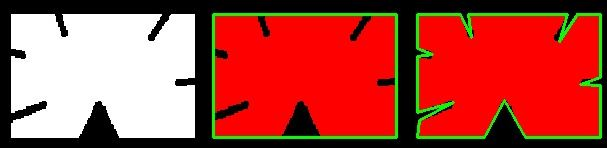
#> input picture datasets/approx.jpg, 607 x 148 px, given in place of the camera
$ python 25.cartoonize.py
#> lines starting #> are read from the running program, lines starting #| are printed output that depends on the picture; after the words box and inside, x2 and y2 are one past the last pixel; in counts of white or black regions, pixels touching at a corner belong together
import cv2

cap = cv2.VideoCapture(0,cv2.CAP_DSHOW)

while True:
	ret, originalmage = cap.read()
#> originalmage is the input picture: shape (148, 607, 3); mean B, G, R 62.8, 72.6, 173.3
	#converting an image to grayscale
	grayScaleImage = cv2.cvtColor(originalmage, cv2.COLOR_BGR2GRAY)
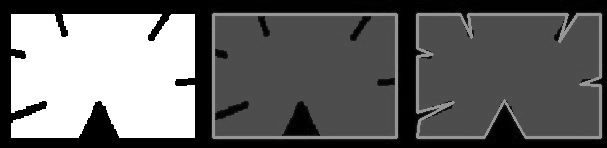
#> grayScaleImage: shape (148, 607); min 0, max 255, mean 101.6
	#applying median blur to smoothen an image
	smoothGrayScale = cv2.medianBlur(grayScaleImage, 5)
	getEdge = cv2.adaptiveThreshold(smoothGrayScale, 255,
	  cv2.ADAPTIVE_THRESH_MEAN_C,
	  cv2.THRESH_BINARY, 9, 9)
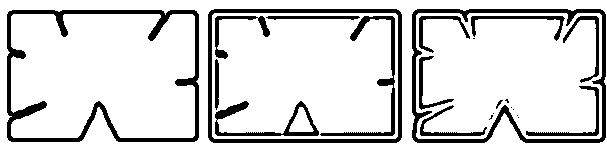
#> getEdge: shape (148, 607); 84.2% white; 23 black regions (8 under 20 px), largest, box (x1, y1, x2, y2) and area: (7, 10, 199, 142) 3590, (412, 9, 606, 143) 2894, (208, 9, 402, 143) 2523

	colorImage = cv2.bilateralFilter(originalmage, 9, 300, 300)
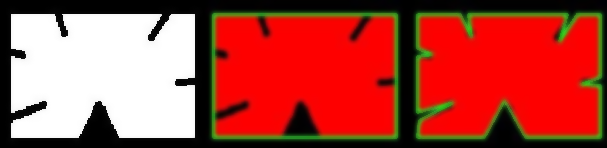
#> colorImage: shape (148, 607, 3); mean B, G, R 62.7, 72.3, 173.4
	cartoonImage = cv2.bitwise_and(colorImage, colorImage, mask=getEdge)
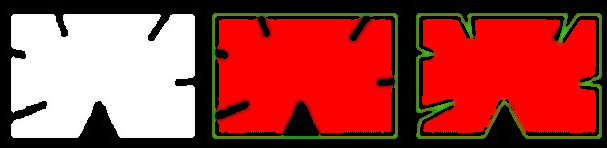
#> cartoonImage: shape (148, 607, 3); mean B, G, R 61.3, 66.9, 163.1
	cv2.imshow("test", cartoonImage)
	c = cv2.waitKey(delay=30)
#> (key Esc is pressed here)
	if c == 27:
		break

cap.release()
cv2.destroyAllWindows()
